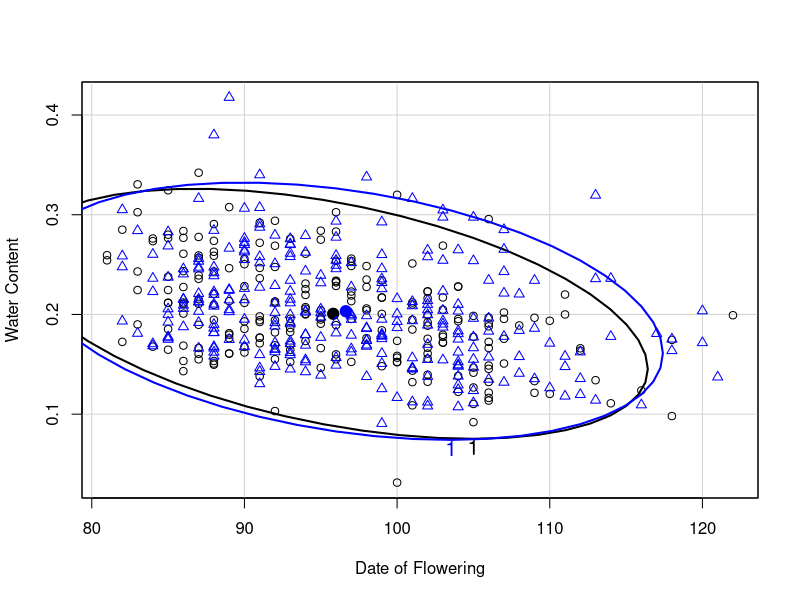
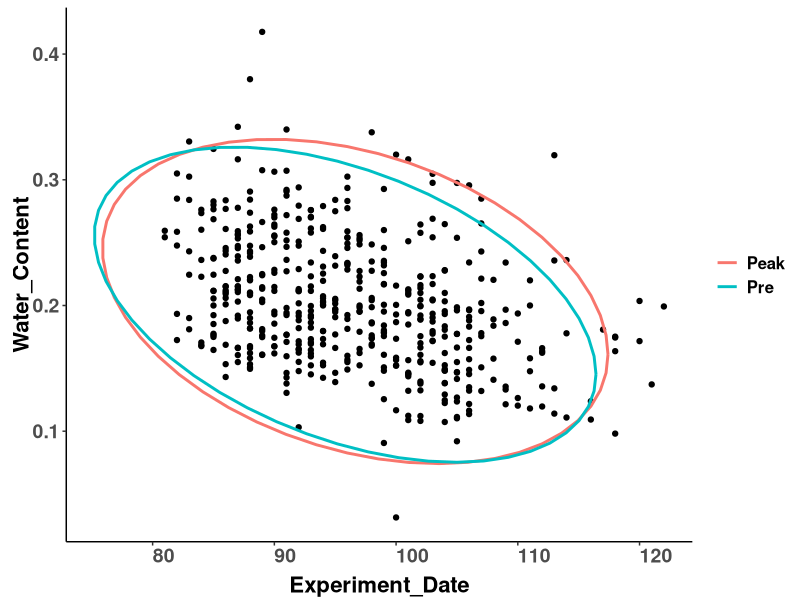
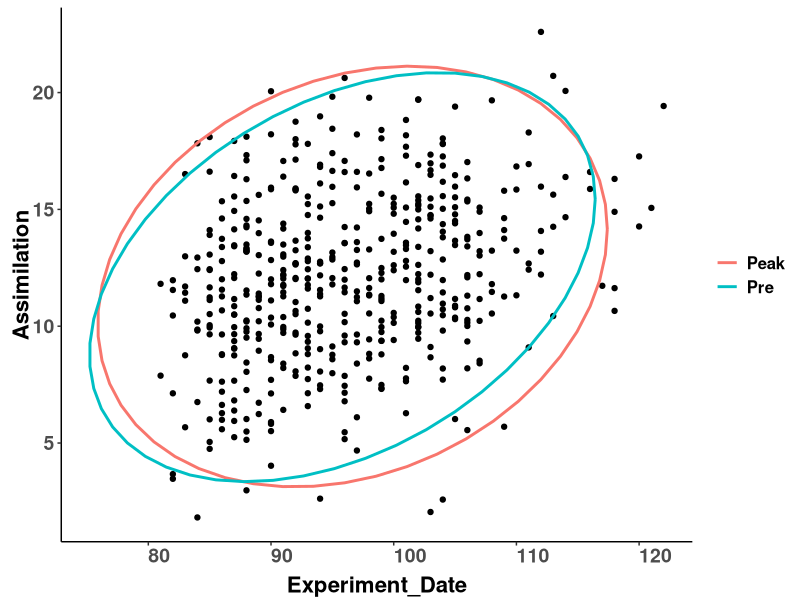
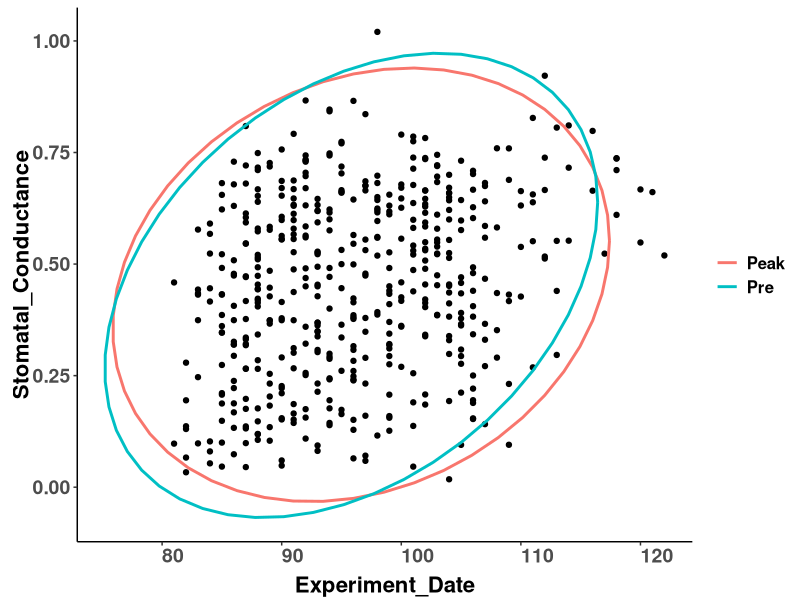
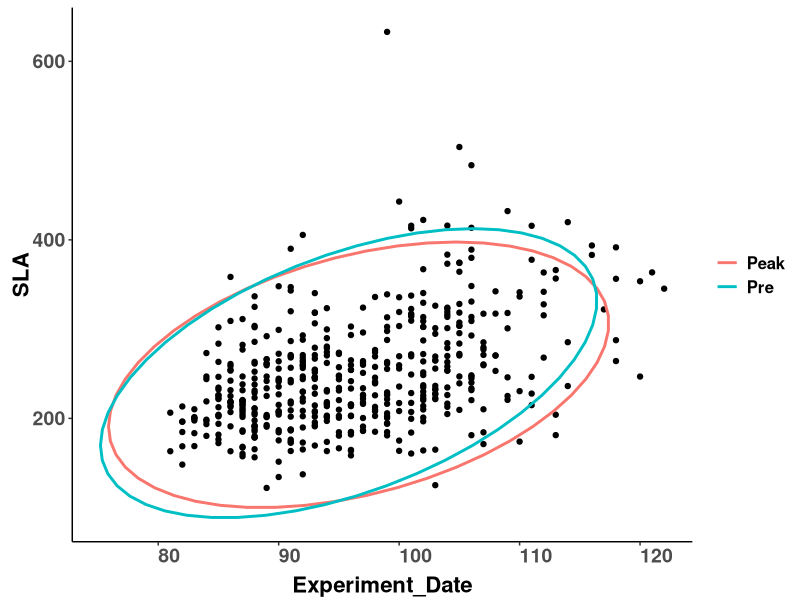
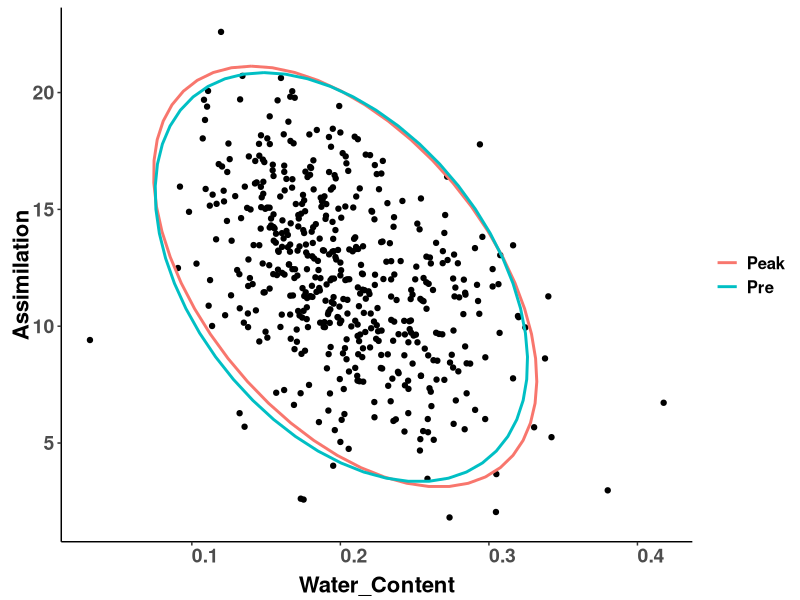
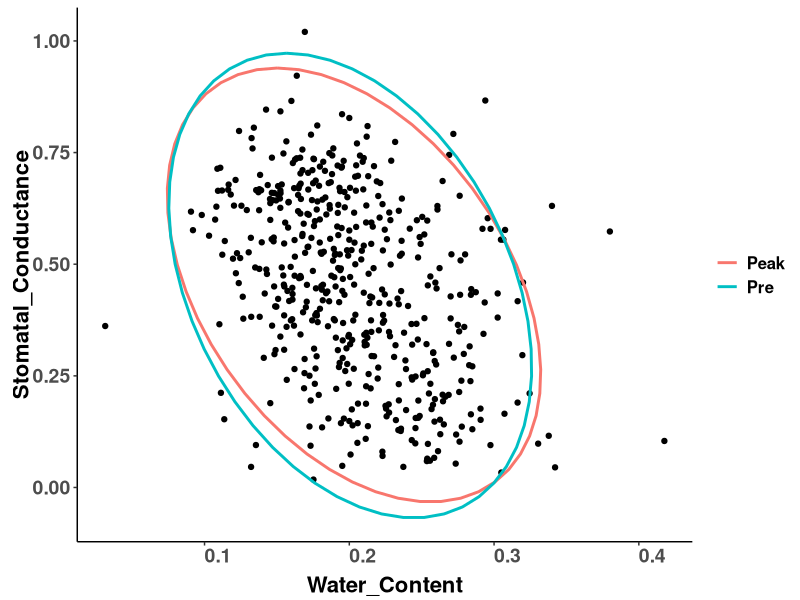
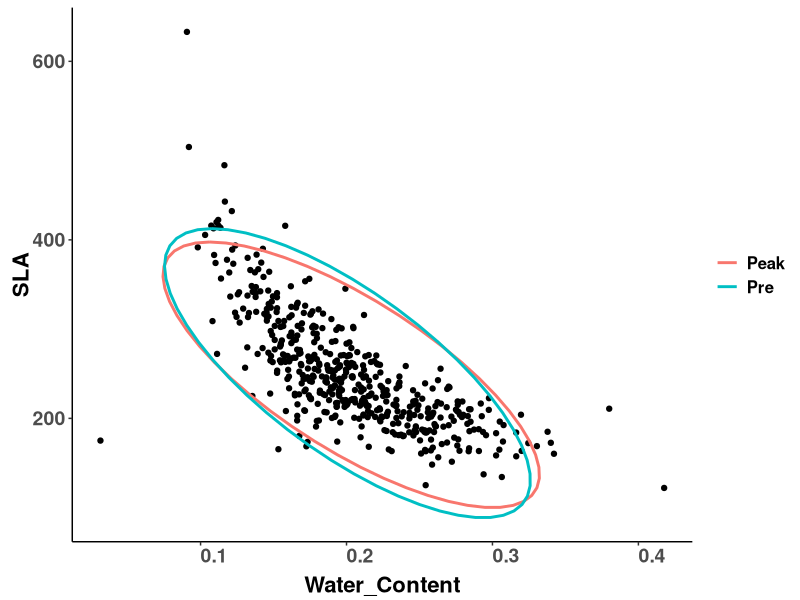

R code for these plots, in order:
##### visualization of the raw data pairwise scatterplots 
#read in packages
library(tidyverse)
library(ggplot2)
library(ggforce)
library(car)
library(cowplot)

# Read in data
all <- read.csv("Data/all.csv")
place <- read.csv("Data/placements.csv")
all <- all %>% mutate(Region.period = paste(Region, Period, sep="_")) #Make Region.period variable
str(all)
all <- mutate_if(all, is.character, stringr::str_replace_all, pattern = "Pre", replacement = "1")
all <- mutate_if(all, is.character, stringr::str_replace_all, pattern = "Peak", replacement = "2")
all$Period <- as.factor(all$Period)

elli_Period <- dataEllipse(all$Experiment_Date, all$Water_Content, all$Period, group.labels=all$Period,
                    weights, log="", levels=0.95, center.pch=19, 
                    center.cex=1.5, draw=TRUE, segments=51, 
                    robust=FALSE, xlab="Date of Flowering", ylab="Water Content", 
                    lwd=2, fill=FALSE, fill.alpha=0.3, grid=TRUE, id=FALSE) 
df1 <- data.frame(elli_Period$'1')
df1[,3] <- "Pre"

df2 <- data.frame(elli_Period$`2`)
df2[,3] <- "Peak"

df <- data.frame(rbind(df1,df2))


### DF by WC
df.wc <- ggplot(all, aes(Experiment_Date,Water_Content))+
  geom_point() +
  theme_classic() +  
  geom_path(data=df, aes(x=x, y=y,colour=V3), size=1) +
  theme(legend.title = element_blank(),
        legend.text = element_text(size = 12, face = "bold"),
        axis.text.x = element_text(size=14, face="bold", angle=0,hjust=0),
        axis.text.y = element_text(size=14,face="bold"),
        axis.title.x = element_text(color="black", size=16, vjust = 0, face="bold"),
        axis.title.y = element_text(color="black", size=16,vjust = 0, face="bold"))
df.wc 

#### DF by Ass
elli2_Period <- dataEllipse(all$Experiment_Date, all$Assimilation, all$Period, group.labels=all$Period,
                     weights, log="", levels=0.95, center.pch=19, 
                     center.cex=1.5, draw=FALSE, segments=51, 
                     robust=FALSE, xlab="Date of Flowering", ylab="Assimilation", 
                     lwd=2, fill=FALSE, fill.alpha=0.3, grid=TRUE, id=FALSE) 

dfA <- data.frame(elli2_Period$'1')
dfA[,3] <- "Pre"

dfB <- data.frame(elli2_Period$`2`)
dfB[,3] <- "Peak"

df2 <- data.frame(rbind(dfA,dfB))

df.ass <- ggplot(all, aes(Experiment_Date,Assimilation))+
  geom_point() +
  theme_classic() +  
  geom_path(data=df2, aes(x=x, y=y,colour=V3), size=1) +
  theme(legend.title = element_blank(),
        legend.text = element_text(size = 12, face = "bold"),
        axis.text.x = element_text(size=14, face="bold", angle=0,hjust=0),
        axis.text.y = element_text(size=14,face="bold"),
        axis.title.x = element_text(color="black", size=16, vjust = 0, face="bold"),
        axis.title.y = element_text(color="black", size=16,vjust = 0, face="bold"))
df.ass 

#### DF by gs
elli3_Period <- dataEllipse(all$Experiment_Date, all$Stomatal_Conductance, all$Period, group.labels=all$Period,
                     weights, log="", levels=0.95, center.pch=19, 
                     center.cex=1.5, draw=FALSE, segments=51, 
                     robust=FALSE, xlab="Date of Flowering", ylab="Stomatal Conductance", 
                     lwd=2, fill=FALSE, fill.alpha=0.3, grid=TRUE, id=FALSE) 

dfA <- data.frame(elli3_Period$'1')
dfA[,3] <- "Pre"

dfB <- data.frame(elli3_Period$`2`)
dfB[,3] <- "Peak"

df3 <- data.frame(rbind(dfA,dfB))

df.gs <- ggplot(all, aes(Experiment_Date,Stomatal_Conductance))+
  geom_point() +
  theme_classic() +  
  geom_path(data=df3, aes(x=x, y=y,colour=V3), size=1) +
  theme(legend.title = element_blank(),
        legend.text = element_text(size = 12, face = "bold"),
        axis.text.x = element_text(size=14, face="bold", angle=0,hjust=0),
        axis.text.y = element_text(size=14,face="bold"),
        axis.title.x = element_text(color="black", size=16, vjust = 0, face="bold"),
        axis.title.y = element_text(color="black", size=16,vjust = 0, face="bold"))
df.gs 

#### DF by SLA
elli4_Period <- dataEllipse(all$Experiment_Date, all$SLA, all$Period, group.labels=all$Period,
                     weights, log="", levels=0.95, center.pch=19, 
                     center.cex=1.5, draw=FALSE, segments=51, 
                     robust=FALSE, xlab="Date of Flowering", ylab="SLA", 
                     lwd=2, fill=FALSE, fill.alpha=0.3, grid=TRUE, id=FALSE) 

dfA <- data.frame(elli4_Period$'1')
dfA[,3] <- "Pre"

dfB <- data.frame(elli4_Period$`2`)
dfB[,3] <- "Peak"

df4 <- data.frame(rbind(dfA,dfB))

df.sla <- ggplot(all, aes(Experiment_Date,SLA))+
  geom_point() +
  theme_classic() +  
  geom_path(data=df4, aes(x=x, y=y,colour=V3), size=1) +
  theme(legend.title = element_blank(),
        legend.text = element_text(size = 12, face = "bold"),
        axis.text.x = element_text(size=14, face="bold", angle=0,hjust=0),
        axis.text.y = element_text(size=14,face="bold"),
        axis.title.x = element_text(color="black", size=16, vjust = 0, face="bold"),
        axis.title.y = element_text(color="black", size=16,vjust = 0, face="bold"))
df.sla

#### WC by Ass
elli5_Period <- dataEllipse(all$Water_Content, all$Assimilation, all$Period, group.labels=all$Period,
                     weights, log="", levels=0.95, center.pch=19, 
                     center.cex=1.5, draw=FALSE, segments=51, 
                     robust=FALSE, xlab="Water Content", ylab="Assimilation", 
                     lwd=2, fill=FALSE, fill.alpha=0.3, grid=TRUE, id=FALSE) 

dfA <- data.frame(elli5_Period$'1')
dfA[,3] <- "Pre"

dfB <- data.frame(elli5_Period$`2`)
dfB[,3] <- "Peak"

df5 <- data.frame(rbind(dfA,dfB))

wc.ass <- ggplot(all, aes(Water_Content,Assimilation))+
  geom_point() +
  theme_classic() +  
  geom_path(data=df5, aes(x=x, y=y,colour=V3), size=1) +
  theme(legend.title = element_blank(),
        legend.text = element_text(size = 12, face = "bold"),
        axis.text.x = element_text(size=14, face="bold", angle=0,hjust=0),
        axis.text.y = element_text(size=14,face="bold"),
        axis.title.x = element_text(color="black", size=16, vjust = 0, face="bold"),
        axis.title.y = element_text(color="black", size=16,vjust = 0, face="bold"))
wc.ass 

#### WC by gs
elli6_Period <- dataEllipse(all$Water_Content, all$Stomatal_Conductance, all$Period, group.labels=all$Period,
                     weights, log="", levels=0.95, center.pch=19, 
                     center.cex=1.5, draw=FALSE, segments=51, 
                     robust=FALSE, xlab="Water Content", ylab="Stomatal Conductance", 
                     lwd=2, fill=FALSE, fill.alpha=0.3, grid=TRUE, id=FALSE) 

dfA <- data.frame(elli6_Period$'1')
dfA[,3] <- "Pre"

dfB <- data.frame(elli6_Period$`2`)
dfB[,3] <- "Peak"

df6 <- data.frame(rbind(dfA,dfB))

wc.gs <- ggplot(all, aes(Water_Content,Stomatal_Conductance))+
  geom_point() +
  theme_classic() +  
  geom_path(data=df6, aes(x=x, y=y,colour=V3), size=1) +
  theme(legend.title = element_blank(),
        legend.text = element_text(size = 12, face = "bold"),
        axis.text.x = element_text(size=14, face="bold", angle=0,hjust=0),
        axis.text.y = element_text(size=14,face="bold"),
        axis.title.x = element_text(color="black", size=16, vjust = 0, face="bold"),
        axis.title.y = element_text(color="black", size=16,vjust = 0, face="bold"))
wc.gs 

#### WC by SLA
elli7_Period <- dataEllipse(all$Water_Content, all$SLA, all$Period, group.labels=all$Period,
                     weights, log="", levels=0.95, center.pch=19, 
                     center.cex=1.5, draw=FALSE, segments=51, 
                     robust=FALSE, xlab="Water Content", ylab="SLA", 
                     lwd=2, fill=FALSE, fill.alpha=0.3, grid=TRUE, id=FALSE) 

dfA <- data.frame(elli7_Period$'1')
dfA[,3] <- "Pre"

dfB <- data.frame(elli7_Period$`2`)
dfB[,3] <- "Peak"

df7 <- data.frame(rbind(dfA,dfB))

wc.sla <- ggplot(all, aes(Water_Content,SLA))+
  geom_point() +
  theme_classic() +  
  geom_path(data=df7, aes(x=x, y=y,colour=V3), size=1) +
  theme(legend.title = element_blank(),
        legend.text = element_text(size = 12, face = "bold"),
        axis.text.x = element_text(size=14, face="bold", angle=0,hjust=0),
        axis.text.y = element_text(size=14,face="bold"),
        axis.title.x = element_text(color="black", size=16, vjust = 0, face="bold"),
        axis.title.y = element_text(color="black", size=16,vjust = 0, face="bold"))
wc.sla 

#### SLA by Ass
elli8_Period <- dataEllipse(all$SLA, all$Assimilation, all$Period, group.labels=all$Period,
                     weights, log="", levels=0.95, center.pch=19, 
                     center.cex=1.5, draw=FALSE, segments=51, 
                     robust=FALSE, xlab="SLA", ylab="Assimilation", 
                     lwd=2, fill=FALSE, fill.alpha=0.3, grid=TRUE, id=FALSE) 

dfA <- data.frame(elli8_Period$'1')
dfA[,3] <- "Pre"

dfB <- data.frame(elli8_Period$`2`)
dfB[,3] <- "Peak"

df8 <- data.frame(rbind(dfA,dfB))

sla.ass <- ggplot(all, aes(SLA,Assimilation))+
  geom_point() +
  theme_classic() +  
  geom_path(data=df8, aes(x=x, y=y,colour=V3), size=1) +
  theme(legend.title = element_blank(),
        legend.text = element_text(size = 12, face = "bold"),
        axis.text.x = element_text(size=14, face="bold", angle=0,hjust=0),
        axis.text.y = element_text(size=14,face="bold"),
        axis.title.x = element_text(color="black", size=16, vjust = 0, face="bold"),
        axis.title.y = element_text(color="black", size=16,vjust = 0, face="bold"))
sla.ass 


#### gs by sla
elli9_Period <- dataEllipse(all$Stomatal_Conductance, all$SLA, all$Period, group.labels=all$Period,
                      weights, log="", levels=0.95, center.pch=19, 
                      center.cex=1.5, draw=FALSE, segments=51, 
                      robust=FALSE, xlab="Stomatal Conductance", ylab="SLA", 
                      lwd=2, fill=FALSE, fill.alpha=0.3, grid=TRUE, id=FALSE) 

dfA <- data.frame(elli9_Period$'1')
dfA[,3] <- "Pre"

dfB <- data.frame(elli9_Period$`2`)
dfB[,3] <- "Peak"

df9 <- data.frame(rbind(dfA,dfB))

gs.sla <- ggplot(all, aes(Stomatal_Conductance,SLA))+
  geom_point() +
  theme_classic() +  
  geom_path(data=df9, aes(x=x, y=y,colour=V3), size=1) +
  theme(legend.title = element_blank(),
        legend.text = element_text(size = 12, face = "bold"),
        axis.text.x = element_text(size=14, face="bold", angle=0,hjust=0),
        axis.text.y = element_text(size=14,face="bold"),
        axis.title.x = element_text(color="black", size=16, vjust = 0, face="bold"),
        axis.title.y = element_text(color="black", size=16,vjust = 0, face="bold"))
gs.sla 



### gs by ASS
elli10_Period <- dataEllipse(all$Stomatal_Conductance, all$Assimilation, all$Period, group.labels=all$Period,
                            weights, log="", levels=0.95, center.pch=19, 
                            center.cex=1.5, draw=FALSE, segments=51, 
                            robust=FALSE, xlab="Stomatal Conductance", ylab="SLA", 
                            lwd=2, fill=FALSE, fill.alpha=0.3, grid=TRUE, id=FALSE) 

dfA <- data.frame(elli10_Period$'1')
dfA[,3] <- "Pre"

dfB <- data.frame(elli10_Period$`2`)
dfB[,3] <- "Peak"

df10 <- data.frame(rbind(dfA,dfB))

gs.ass <- ggplot(all, aes(Stomatal_Conductance,Assimilation))+
  geom_point() +
  theme_classic() +  
  geom_path(data=df10, aes(x=x, y=y,colour=V3), size=1) +
  theme(legend.title = element_blank(),
        legend.text = element_text(size = 12, face = "bold"),
        axis.text.x = element_text(size=14, face="bold", angle=0,hjust=0),
        axis.text.y = element_text(size=14,face="bold"),
        axis.title.x = element_text(color="black", size=16, vjust = 0, face="bold"),
        axis.title.y = element_text(color="black", size=16,vjust = 0, face="bold"))
gs.ass

# cowplot export 
plot_grid(df.sla, df.wc, df.ass, df.gs, sla.ass, gs.sla,
          wc.sla, wc.ass, wc.gs, gs.ass,  ncol=2)



